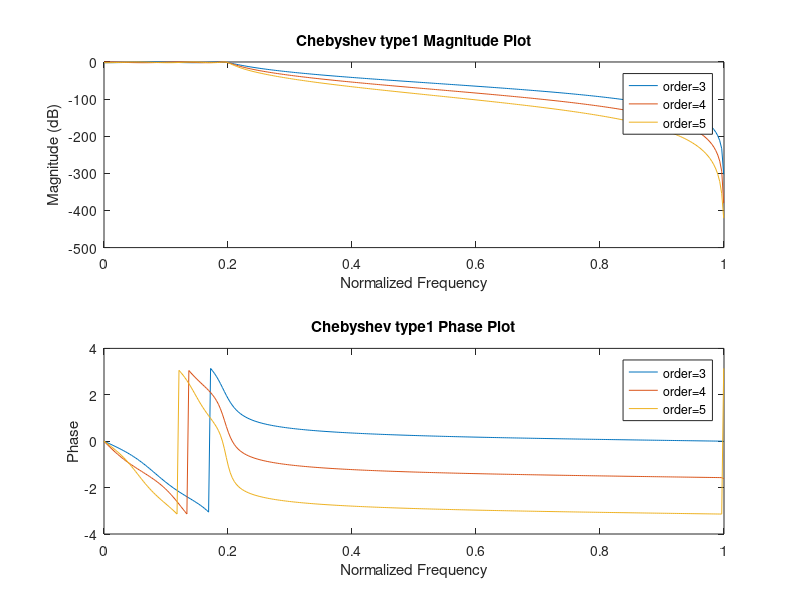

The MATLAB script that drew this image:
clc;
clear all;
close all;
 
ap = -20*log10(0.8); %pass band ripple
as = -20*log10(0.2); %stop band ripple
wp = 0.2*pi; %pass band edge frequency
ws = 0.3*pi; %stop band edge frequency

%returns the order N of the lowest order digital Chebyshev Type I filter
[n,wn] = cheb1ord(wp/pi,ws/pi,ap,as);
 
%designs an Nth order lowpass digital Chebyshev filter of order n+1
[b1,a1] = cheby1(n+1,ap,wn);
%designs an Nth order lowpass digital Chebyshev filter of order n+2
[b2,a2] = cheby1(n+2,ap,wn);
%designs an Nth order lowpass digital Chebyshev filter of order n+3
[b3,a3] = cheby1(n+3,ap,wn);
 
%Range of w
w = 0:0.01:pi;
 
%returns the N-point complex frequency response 
[h1,ph1] = freqz(b1,a1,w);
[h2,ph2] = freqz(b2,a2,w);
[h3,ph3] = freqz(b3,a3,w);
 
%% Plotting Magnitude Response
subplot(2,1,1);
plot(ph1/pi,20*log10(abs(h1)));
hold on;
plot(ph2/pi,20*log10(abs(h2)));
hold on;
plot(ph2/pi,20*log10(abs(h3)));
 
title('Chebyshev type1 Magnitude Plot');
xlabel('Normalized Frequency');
ylabel('Magnitude (dB)');
legend('order=3','order=4','order=5');
 
%% Potting Phase Response
subplot(2,1,2);
plot(ph1/pi,angle(h1));
hold on;
plot(ph2/pi,angle(h2));
hold on;
plot(ph3/pi,angle(h3));
 
title('Chebyshev type1 Phase Plot');
xlabel('Normalized Frequency');
ylabel('Phase');
legend('order=3','order=4','order=5');